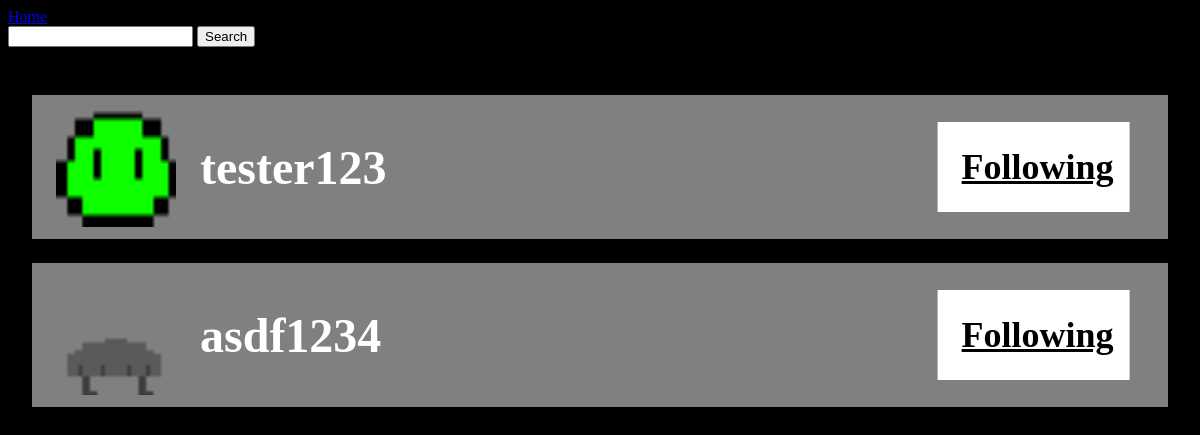
Screenshot of /social/searchProfile/ (signed in) with the database file from the repository.
### social/models.py (models this page shows, shortened)
class Profile(models.Model):
    user = models.OneToOneField(User, on_delete=models.CASCADE)
    followers = models.ManyToManyField('self', blank=True)
    following = models.ManyToManyField('self', blank=True)
    picture = models.ImageField(blank=True) # MUST HAVE PILLOW INSTALLED, also see "Managing Files"
    bio = models.CharField(max_length=100) #Make sure the view says max length
    messaging = models.ManyToManyField('self', blank=True)

### social/views.py (the view)
# urls.py: path('searchProfile/', searchProfileView, name='searchProfile'),
def searchProfileView(request):
    currentProfile = Profile.objects.get(user__exact=request.user)
    if request.POST:
        text = request.POST['searchProfile']
        profiles = Profile.objects.filter(user__username__icontains=text)
    else:
        profiles = Profile.objects.all()
    for profile in profiles:
        if currentProfile.following.filter(user__exact=profile.user).exists():
            profile.followed = True
        else:
            profile.followed = False
    context ={
        'profiles': profiles,
        'currentProfile': currentProfile,
    }
    return render(request, 'social/searchProfile.html', context)

### social/templates/social/searchProfile.html (shortened to what this page needs)
{% load static %}
<!DOCTYPE html>
<html lang="en">
<head>
    <link rel="stylesheet" href="{% static 'social/searchProfile.css' %}">
</head>
<body>
    <a href="{% url 'index' %}">Home</a>
    <form method="POST">
        <input type="type" name="searchProfile">
        <input type="submit" value="Search">
    </form>
    {% for profile in profiles %}
    <div class="profile">
        {% if profile != currentProfile %}
            <img src="{{ profile.picture.url }}">
            <a class="link" href="{% url 'accountDetail' profile.id %}">
                <h1>{{ profile.user.username }}</h1>
            </a>
            {% if profile.followed %}
                <a class="following" href="{% url 'removeFollow' profile.id %}"><h2>Following</h2></a>
            {% else %}
                <a class="follow" href="{% url 'addFollow' profile.id %}"><h2>Follow</h2></a>
            {% endif %}
        {% endif %}
    </div>
    {% endfor %}
</body>
</html>

### social/static/social/searchProfile.css (style rules this page uses)
body { background-color: black; color: white; }
.profile { position: relative; background-color: grey; display: flex; margin: 2vw; align-items: center; }
.profile img { width: 10vw; height: 10vw; margin-top: 1vw; margin-bottom: 1vw; margin-left: 2vw; }
.profile h1 { margin-left: 2vw; font-size: 4vw; }
.following { color: black; background-color: white; padding:2vw; width: 12vw; text-align: center; font-size: 2vw; position: absolute; left: 100%; transform: translate(-120%); }
.following h2 { margin: 0; }
.link { color: white; text-decoration: none; }

### rows the page displays
Profile: picture (picture), user.username "tester123", shows "Following"
Profile: picture (picture), user.username "asdf1234", shows "Following"
